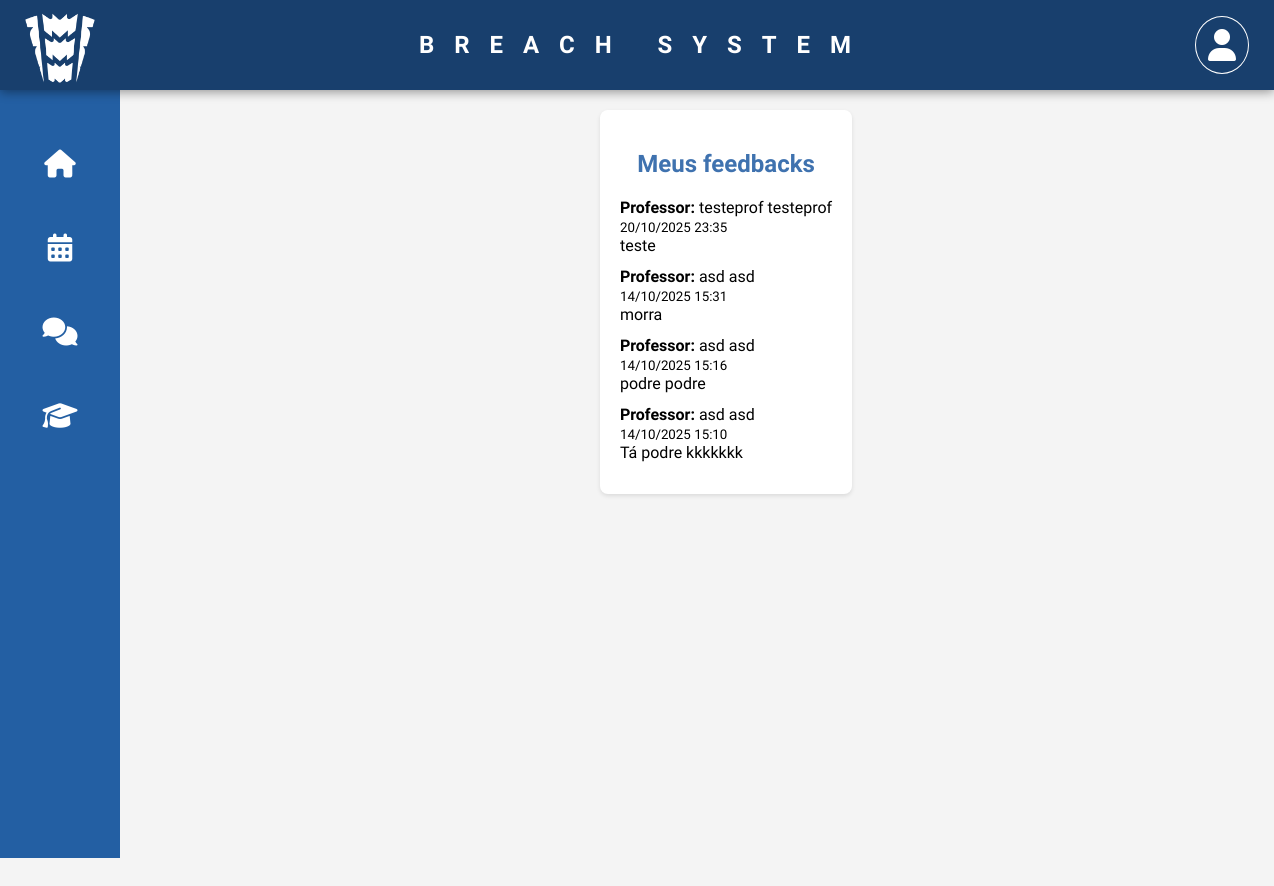
Screenshot of /aluno/feedbacks/ (signed in) with the database file from the repository.
### alunos/models.py (models this page shows, shortened)
class Feedback(models.Model):
    aluno = models.ForeignKey(Aluno, on_delete=models.CASCADE, related_name='feedbacks')
    professor = models.ForeignKey(Professor, on_delete=models.SET_NULL, null=True, blank=True, related_name='feedbacks')
    texto = models.TextField()
    visivel_para_aluno = models.BooleanField(default=True)
    criado_em = models.DateTimeField(auto_now_add=True)
    atualizado_em = models.DateTimeField(auto_now=True)
    class Meta:
        ordering = ['-criado_em']
        indexes = [models.Index(fields=['aluno', '-criado_em'])]

class Professor(models.Model):
    user = models.OneToOneField(User, on_delete=models.CASCADE)

### alunos/views.py (the view)
# urls.py: path('aluno/feedbacks/', MeusFeedbacksView.as_view(), name='aluno-meus-feedbacks'),
class MeusFeedbacksView(LoginRequiredMixin, ListView):
    model = Feedback
    template_name = 'alunos/meus_feedbacks.html'
    context_object_name = 'feedbacks'
    paginate_by = 10
    def get_queryset(self):
        if hasattr(self.request.user, 'aluno'):
            return (Feedback.objects
                    .filter(aluno=self.request.user.aluno, visivel_para_aluno=True)
                    .select_related('professor__user')
                    .order_by('-criado_em'))
        return Feedback.objects.none()

### alunos/templates/alunos/meus_feedbacks.html (shortened to what this page needs)
{% extends "base.html" %}
{% block content %}
<div class="dashboard-container">
    <div class="feedBack">
        <h2>Meus feedbacks</h2>
        {% if feedbacks %}
            <ul class="ul">
            {% for fb in feedbacks %}
                <li style="margin-bottom:12px;">
                <div><strong>Professor:</strong>
                    {{ fb.professor.user.get_full_name|default:fb.professor.user.username }}
                </div>
                <div><small>{{ fb.criado_em|date:"d/m/Y H:i" }}</small></div>
                <div>{{ fb.texto }}</div>
                </li>
            {% endfor %}
            </ul>
        {% else %}
            <p>Você ainda não possui feedbacks.</p>
        {% endif %}
    </div>
</div>
{% endblock %}

### alunos/static/css/style.css (style rules this page uses)
h1, h2 { color: #2c3e50; margin-bottom: 20px; text-align: center; }

### alunos/templates/alunos/meus_feedbacks.html (style rules this page uses)
.dashboard-container { width: 100%; display: flex; align-items: center; justify-content: center; }
.ul { list-style-type: none; margin: 0; padding: 0; }

### rows the page displays
Feedback: professor.user.get_full_name "testeprof testeprof", criado_em "20/10/2025 23:35", texto "teste"
Feedback: professor.user.get_full_name "asd asd", criado_em "14/10/2025 15:31", texto "morra"
Feedback: professor.user.get_full_name "asd asd", criado_em "14/10/2025 15:16", texto "podre podre"
Feedback: professor.user.get_full_name "asd asd", criado_em "14/10/2025 15:10", texto "Tá podre kkkkkkk"
